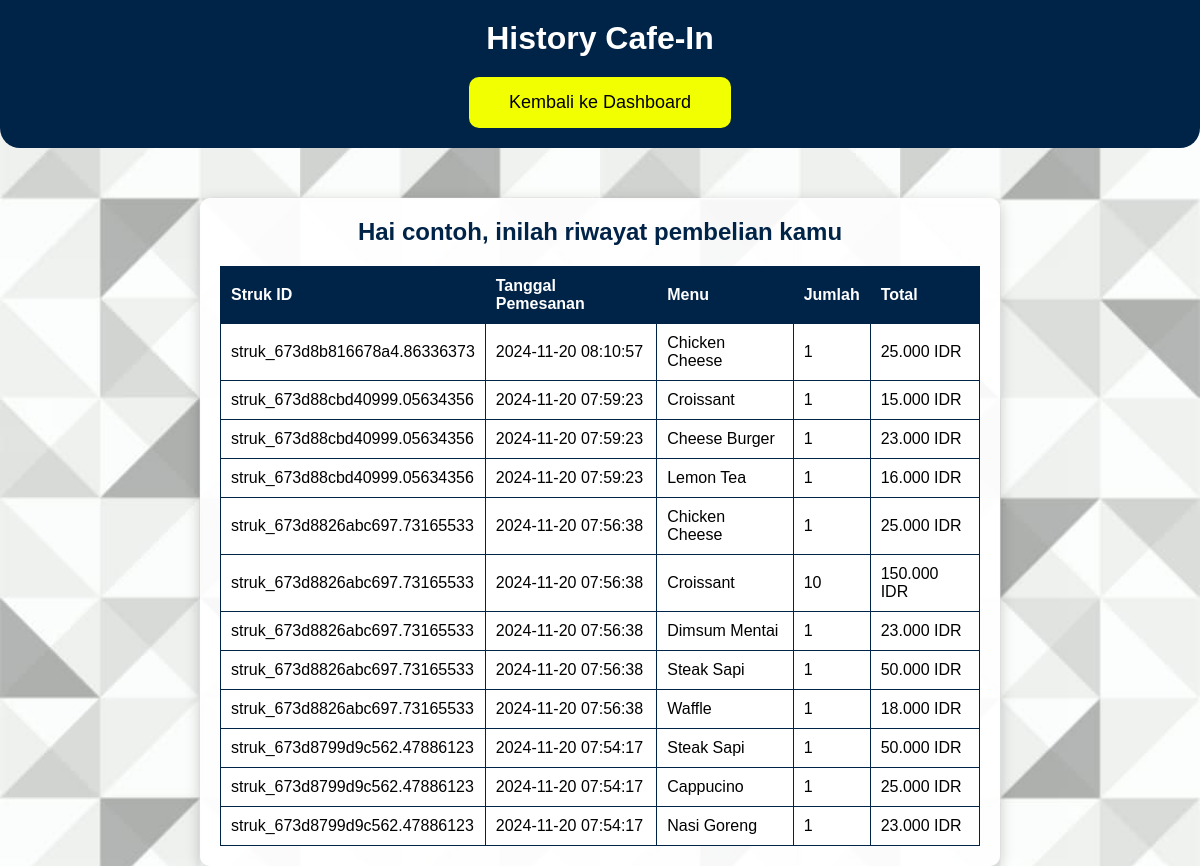
Screenshot of /history.php (signed in) with the database file from the repository.
### tables this page shows
CREATE TABLE `transaksi` (
  `id` int(255) UNSIGNED NOT NULL,
  `user_id` int(255) NOT NULL,
  `username` varchar(255) NOT NULL,
  `struk_id` varchar(255) NOT NULL,
  `menu_name` varchar(255) NOT NULL,
  `quantity` int(255) NOT NULL,
  `price` decimal(10,2) NOT NULL,
  `total` decimal(10,2) NOT NULL,
  `order_date` datetime NOT NULL DEFAULT current_timestamp(),
  `payment_method` varchar(100) NOT NULL,
  `seat_number` varchar(255) NOT NULL,
  `pesan` varchar(255) NOT NULL,
  `bukti_pembayaran` varchar(255) NOT NULL
);

### history.php (the view, shortened to what this page needs)
<?php
include "config.php";
$user_id = $_SESSION['id'];
$sql = "SELECT * FROM transaksi WHERE user_id = '$user_id' ORDER BY order_date DESC";
$result = mysqli_query($conn, $sql);
$riwayat_pemesanan = [];
if ($result) {
    while ($row = mysqli_fetch_assoc($result)) {
        $riwayat_pemesanan[] = $row;
    }
} else {
    echo "<script>alert('Gagal mengambil data riwayat pemesanan');</script>";
}
?>
<!DOCTYPE html>
<html lang="en">
<head>
    <link rel="stylesheet" href="style6.css">
</head>
<body>
    <div class="header">
        <h1>History Cafe-In</h1>
            <div class="logout-container">
            <a href="user_dashboard.php" class="logout-btn">Kembali ke Dashboard</a>
        </div>
    </div>
    <div class="container">
        <h2>Hai <?php echo htmlspecialchars($_SESSION['username']); ?>, inilah riwayat pembelian kamu</h2>
        <?php if (!empty($riwayat_pemesanan)): ?>
            <table>
                <thead>
                    <tr>
                        <th>Struk ID</th>
                        <th>Tanggal Pemesanan</th>
                        <th>Menu</th>
                        <th>Jumlah</th>
                        <th>Total</th>
                    </tr>
                </thead>
                <tbody>
                    <?php foreach ($riwayat_pemesanan as $item): ?>
                        <tr>
                            <td><?php echo htmlspecialchars($item['struk_id']); ?></td>
                            <td><?php echo htmlspecialchars($item['order_date']); ?></td>
                            <td><?php echo htmlspecialchars($item['menu_name']); ?></td>
                            <td><?php echo (int)$item['quantity']; ?></td>
                            <td><?php echo number_format($item['total'], 0, ',', '.') . " IDR"; ?></td>
                        </tr>
                    <?php endforeach; ?>
                </tbody>
            </table>
        <?php else: ?>
            <p>Tidak ada riwayat pemesanan.</p>
        <?php endif; ?>
    </div>
</body>
</html>

### style6.css (style rules this page uses)
* { box-sizing: border-box; margin: 0; padding: 0; }
body { background-image: url('menu/bgkeranjang.jpg'); background-size: cover; background-position: center; background-repeat: no-repeat; height: 100vh; font-family: 'Poppins', sans-serif; }
.header { padding: 20px 0; background-color: #002348; color: white; text-align: center; border-radius: 0 0 20px 20px; }
.container { max-width: 800px; margin: 50px auto; padding: 20px; background-color: rgba(255, 255, 255, 0.9); border-radius: 10px; box-shadow: 0 4px 15px rgba(0, 0, 0, 0.2); }
h2 { text-align: center; margin-bottom: 20px; color: #002348; }
table { width: 100%; border-collapse: collapse; background-color: white; }
table, th, td { border: 1px solid #002348; }
th, td { padding: 10px; text-align: left; }
th { background-color: #002348; color: white; }
.logout-container { display: flex; justify-content: center; align-items: center; margin-top: 20px; }
.logout-btn { display: inline-block; background: rgb(242, 255, 0); color: rgb(0, 0, 0); padding: 15px 40px; border-radius: 10px; text-decoration: none; font-size: 18px; transition: background 0.3s; }

### rows the page displays
transaksi: struk "struk_673d8b816678a4.86336373", order_date "2024-11-20 08:10:57", menu_name "Chicken Cheese", quantity "1", total "25.000"
transaksi: struk "struk_673d88cbd40999.05634356", order_date "2024-11-20 07:59:23", menu_name "Croissant", quantity "1", total "15.000"
transaksi: struk "struk_673d88cbd40999.05634356", order_date "2024-11-20 07:59:23", menu_name "Cheese Burger", quantity "1", total "23.000"
transaksi: struk "struk_673d88cbd40999.05634356", order_date "2024-11-20 07:59:23", menu_name "Lemon Tea", quantity "1", total "16.000"
transaksi: struk "struk_673d8826abc697.73165533", order_date "2024-11-20 07:56:38", menu_name "Chicken Cheese", quantity "1", total "25.000"
transaksi: struk "struk_673d8826abc697.73165533", order_date "2024-11-20 07:56:38", menu_name "Croissant", quantity "10", total "150.000"
transaksi: struk "struk_673d8826abc697.73165533", order_date "2024-11-20 07:56:38", menu_name "Dimsum Mentai", quantity "1", total "23.000"
transaksi: struk "struk_673d8826abc697.73165533", order_date "2024-11-20 07:56:38", menu_name "Steak Sapi", quantity "1", total "50.000"
transaksi: struk "struk_673d8826abc697.73165533", order_date "2024-11-20 07:56:38", menu_name "Waffle", quantity "1", total "18.000"
transaksi: struk "struk_673d8799d9c562.47886123", order_date "2024-11-20 07:54:17", menu_name "Steak Sapi", quantity "1", total "50.000"
transaksi: struk "struk_673d8799d9c562.47886123", order_date "2024-11-20 07:54:17", menu_name "Cappucino", quantity "1", total "25.000"
transaksi: struk "struk_673d8799d9c562.47886123", order_date "2024-11-20 07:54:17", menu_name "Nasi Goreng", quantity "1", total "23.000"

### other values shown
$_SESSION['username'] "contoh"
